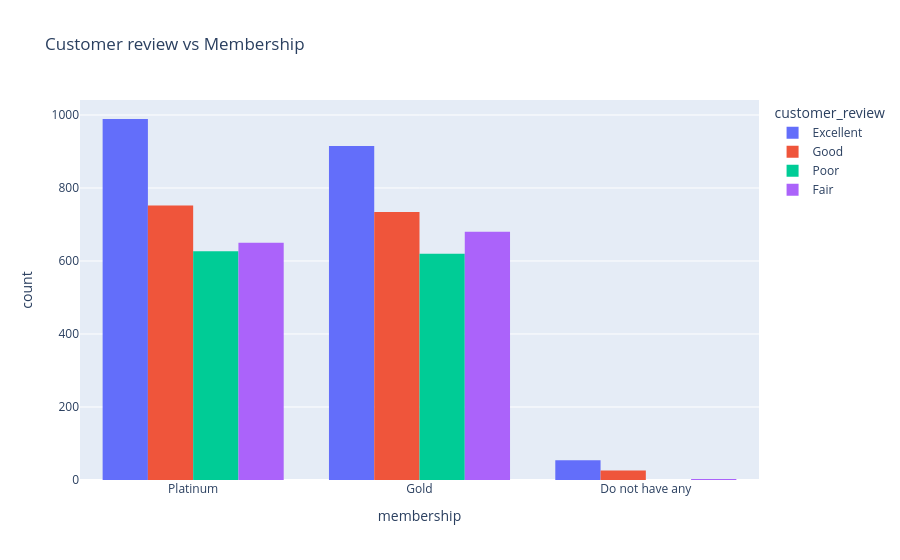

Write notebook code for a chart like this one.
### Markdown cell above
## Membership and customer review

### Code cell
fig_membership_review = px.histogram(hotel, x='membership', color='customer_review',
                                 barmode='group',
                                title='Customer review vs Membership')
fig_membership_review.show()

### Figure 1 — Plotly figure (JSON) as saved in the notebook; plotly's stock layout.template omitted (floating-point values rounded to 4 significant figures; data arrays with more than 128 entries replaced by an {"elided": "..."} marker saying what was removed)
{"data": [{"alignmentgroup": "True", "bingroup": "x", "hovertemplate": "customer_review=Excellent<br>membership=%{x}<br>count=%{y}<extra></extra>", "legendgroup": "Excellent", "marker": {"color": "#636efa", "pattern": {"shape": ""}}, "name": "Excellent", "offsetgroup": "Excellent", "orientation": "v", "showlegend": true, "type": "histogram", "x": {"elided": "1958 str values"}, "xaxis": "x", "yaxis": "y"}, {"alignmentgroup": "True", "bingroup": "x", "hovertemplate": "customer_review=Good<br>membership=%{x}<br>count=%{y}<extra></extra>", "legendgroup": "Good", "marker": {"color": "#EF553B", "pattern": {"shape": ""}}, "name": "Good", "offsetgroup": "Good", "orientation": "v", "showlegend": true, "type": "histogram", "x": {"elided": "1512 str values"}, "xaxis": "x", "yaxis": "y"}, {"alignmentgroup": "True", "bingroup": "x", "hovertemplate": "customer_review=Poor<br>membership=%{x}<br>count=%{y}<extra></extra>", "legendgroup": "Poor", "marker": {"color": "#00cc96", "pattern": {"shape": ""}}, "name": "Poor", "offsetgroup": "Poor", "orientation": "v", "showlegend": true, "type": "histogram", "x": {"elided": "1247 str values"}, "xaxis": "x", "yaxis": "y"}, {"alignmentgroup": "True", "bingroup": "x", "hovertemplate": "customer_review=Fair<br>membership=%{x}<br>count=%{y}<extra></extra>", "legendgroup": "Fair", "marker": {"color": "#ab63fa", "pattern": {"shape": ""}}, "name": "Fair", "offsetgroup": "Fair", "orientation": "v", "showlegend": true, "type": "histogram", "x": {"elided": "1333 str values"}, "xaxis": "x", "yaxis": "y"}], "layout": {"autosize": true, "barmode": "group", "legend": {"title": {"text": "customer_review"}, "tracegroupgap": 0}, "title": {"text": "Customer review vs Membership"}, "xaxis": {"anchor": "y", "autorange": true, "domain": [0, 1], "range": [-0.5, 2.5], "title": {"text": "membership"}, "type": "category"}, "yaxis": {"anchor": "x", "autorange": true, "domain": [0, 1], "range": [0, 1041.0], "title": {"text": "count"}}}}
